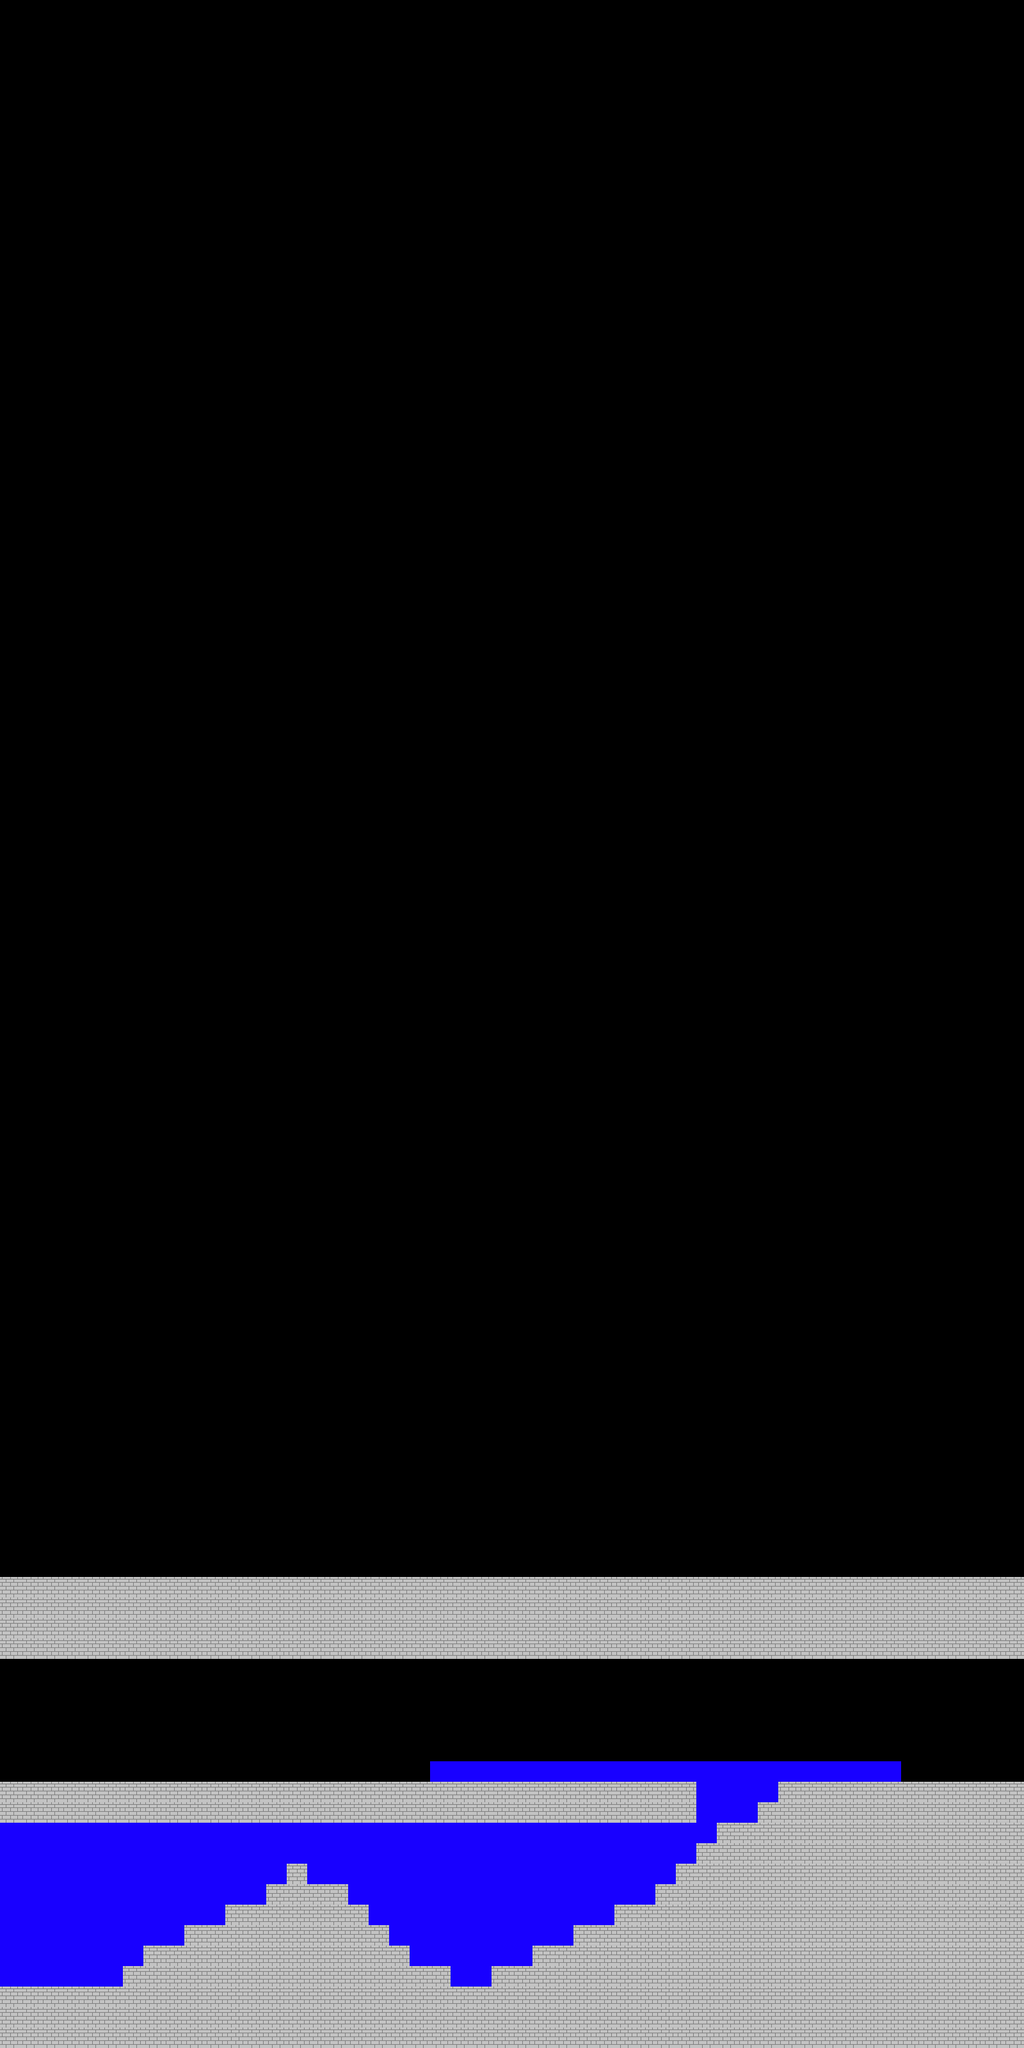

This is a level from a 2D game, rendered from its Tiled map with the project's own tilesets. A one-line summary and the map file follow, with tile-layer data summarised:
An orthogonal 50x100 tile map with 32x32 px tiles, 2 tile layers (Grey, Blue).

<map version="1.0" orientation="orthogonal" width="50" height="100" tilewidth="32" tileheight="32">
 <tileset firstgid="1" name="TownAssets" tilewidth="32" tileheight="32">
  <image source="TownAssets.png" width="192" height="96" />
 </tileset>
 <layer name="Grey" width="50" height="100">
  <data>[5000 cells, 652 non-empty, 1 distinct tile ids]</data>
 </layer>
 <layer name="Blue" width="50" height="100">
  <data>[5000 cells, 221 non-empty, 1 distinct tile ids]</data>
 </layer>
</map>